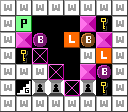

Rendered tile map (Tiled .tmx) drawn with the repository's tilesets; below, a short description and the full map source, tile grids included:
An orthogonal 8x7 tile map with 16x16 px tiles, 1 tile layer (Tile layer 1).

<map version="1.0" tiledversion="1.1.5" orientation="orthogonal" renderorder="right-down" width="8" height="7" tilewidth="16" tileheight="16" infinite="0" nextobjectid="1">
 <properties>
  <property name="difficulty" value="5" />
  <property name="name" value="Options" />
  <property name="turns" value="30" />
 </properties>
 <tileset firstgid="1" source="../../../dev/editor_tileset.tsx" />
 <layer name="Tile layer 1" width="8" height="7">
  <data encoding="csv">
1,1,1,1,1,1,1,1,
1,17,0,0,0,7,5,1,
1,7,11,0,3,2,7,1,
1,5,6,0,0,1,3,1,
1,1,1,6,0,7,11,1,
1,18,4,4,6,4,5,1,
1,1,1,1,1,1,1,1
</data>
 </layer>
</map>
